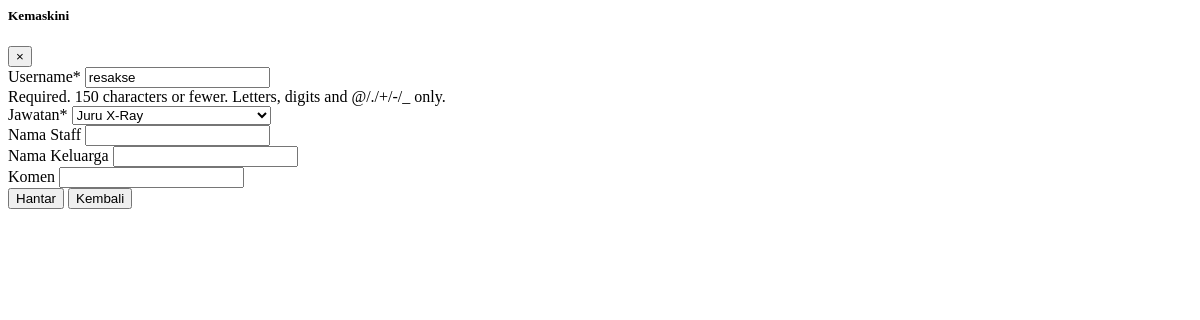
The page /staff/1/kemaskini on the database as committed earlier.
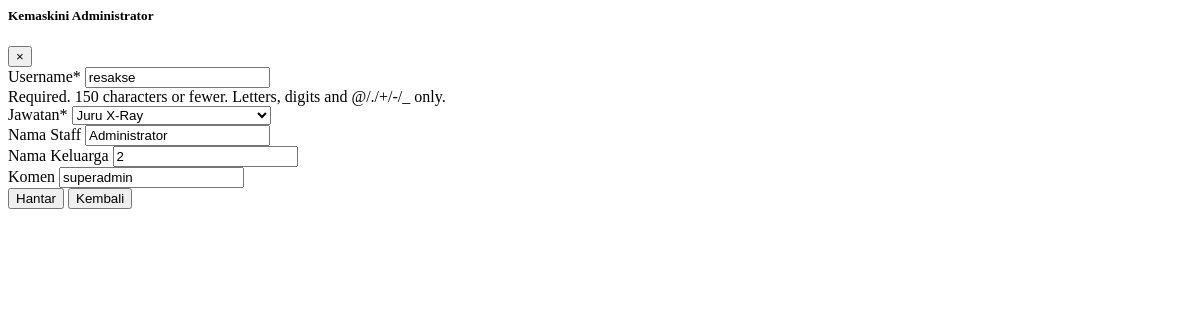
The same page on the database as committed later.
### staff/models.py (models this page shows, shortened)
class Staff(AbstractUser):
    jawatan = models.CharField(max_length=40, choices=jawatan_choices, default='Juru X-Ray')
    klinik = models.CharField(max_length=50, default=KLINIK)
    komen = models.CharField(max_length=200, blank=True, null=True)
    jxr = models.CharField(max_length=150, blank=True, null=True)
    kemaskini = models.DateTimeField(auto_now=True)

### staff/views.py (the view, shortened to what this page needs)
# urls.py: path("<int:pk>/kemaskini", views.staff_edit, name="staff-edit"),
def staff_edit(request, pk=None):
    staff = get_object_or_404(Staff,pk=pk)
    form = StaffEdit(request.POST or None, instance=staff)
    form.helper.attrs = {
        "hx-post": reverse("staff:staff-edit",args=[pk]),
        'hx-target': '#modal-dialog'
    }
    data = {
        'form': form,
        'tajuk': f'Kemaskini {staff.first_name}'
    }
    return render(request, 'staff/tambahstaff.html', context=data)

### staff/templates/staff/tambahstaff.html (shortened to what this page needs)
{% load crispy_forms_tags %}
<div class="modal-content">
<div class="modal-header  bg-light-dark">
<h5 class="modal-title">{{ tajuk}}</h5>
<button class="btn btn-icon btn-sm btn-active-light-primary ms-2"
  data-bs-dismiss="modal" aria-label="Close">
<span aria-hidden="true" class="fs-1 text-gray-500">&times;</span>
</button>
</div>
    {% crispy form %}
</div>

Rows that differ between the two databases and show on the page:
changed Staff "resakse": first_name (not shown) → "Administrator"; last_name (not shown) → "2"; komen (not shown) → "superadmin"
Other text that changed with them:
{{ tajuk }}: "Kemaskini" → "Kemaskini Administrator"
